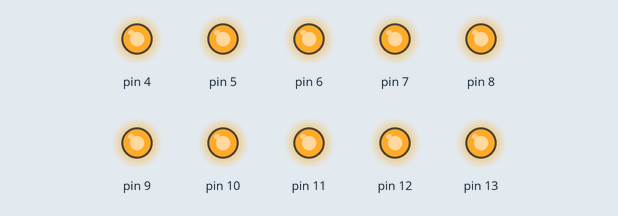
Simulated run of this sketch. Board: Arduino Uno, built with avr-gcc and run on an emulated ATmega328P. Shown: output pins drawn as LEDs (lit = HIGH).

Above: at 0.1 s.
Timing chart, 0 to 1.6 s (numbered marks = the images above):
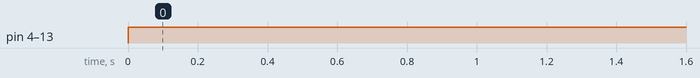

Measured:
- by itself, pin 4–13: LOW → HIGH at 0.00 s

The sketch:

laser.ino
```cpp
void setup() {
  for(int i = 4; i < 14; i++) {
    pinMode(i, OUTPUT);
  }
}

void loop() {
  for(int i = 4; i < 14; i++) {
    digitalWrite(i, HIGH);
  }
}
```
